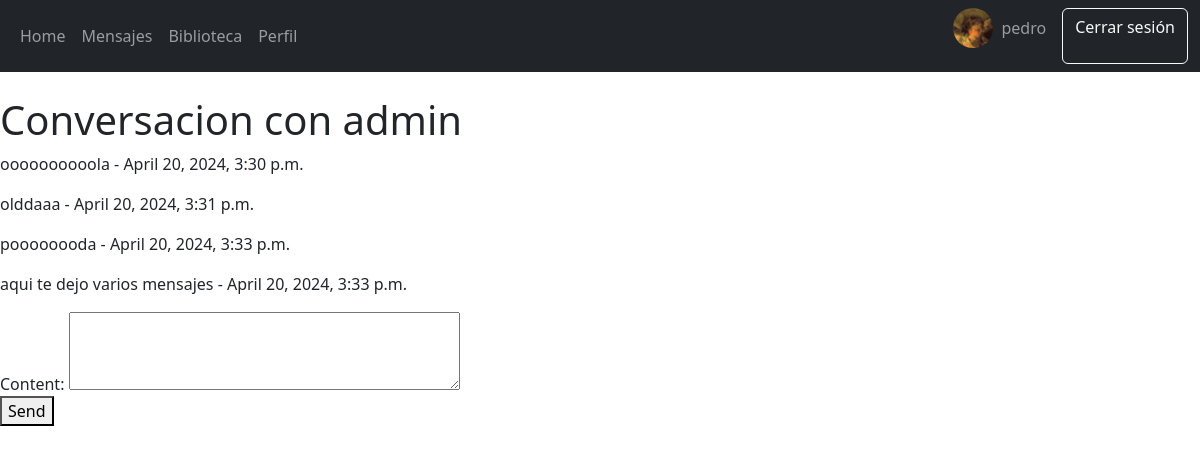
Screenshot of /conversation/1/ (signed in) with the database file from the repository.
### posts/models.py (models this page shows, shortened)
class Message(models.Model):
    sender = models.ForeignKey(User, related_name='sent_messages', on_delete=models.CASCADE)
    recipient = models.ForeignKey(User, related_name='received_messages', on_delete=models.CASCADE)
    timestamp = models.DateTimeField(auto_now_add=True)
    content = models.TextField()

### posts/views.py (the view)
# urls.py: path('conversation/<int:recipient_id>/', views.conversation_detail, name='conversation_detail'),
@login_required
def conversation_detail(request, recipient_id):
    recipient = get_object_or_404(User, id=recipient_id)
    messages_sent_by_user_to_recipient = Message.objects.filter(sender=request.user, recipient=recipient)
    messages_received_by_user_from_recipient = Message.objects.filter(sender=recipient, recipient=request.user)
    all_messages = messages_sent_by_user_to_recipient | messages_received_by_user_from_recipient
    messages = all_messages.order_by('timestamp')
    form = MessageForm()
    return render(request, 'messages/conversation_detail.html', {'messages': messages, 'recipient': recipient, 'form': form})

### posts/forms.py
class MessageForm(forms.Form):
    content = forms.CharField(widget=forms.Textarea(attrs={'rows': 3}))

### templates/messages/conversation_detail.html (shortened to what this page needs)
{% load static %}
<!doctype html>
<html lang="en" data-bs-theme="auto">
  <head><script src="/docs/5.3/assets/js/color-modes.js"></script>
    <link rel="stylesheet" href="https://cdn.jsdelivr.net/npm/@docsearch/css@3">
<link href="{% static 'css/bootstrap.min.css' %}" rel="stylesheet">
<nav class="navbar navbar-expand-md navbar-dark bg-dark mb-4">
  <div class="container-fluid">
    <div class="collapse navbar-collapse" id="navbarCollapse">
      <ul class="navbar-nav me-auto mb-2 mb-md-0">
        <li class="nav-item">
          <a class="nav-link" aria-current="page" href="{% url 'index' %}">Home</a>
        </li>
        <li class="nav-item">
          <a class="nav-link" href="{% url 'message_list' %}">Mensajes</a>
        </li>
        <li class="nav-item">
          <a class="nav-link" href="{% url 'library' %}">Biblioteca</a>
        </li>
        <li class="nav-item">
          <a class="nav-link" href="{% url 'profile' %}">Perfil</a>
        </li>
      </ul>
      <form class="d-flex">
        {% if user.is_authenticated %}
        <img src="{% url 'serve_profile_image' user.id %}" alt="Imagen de perfil" class="rounded-circle me-2" style="width: 40px; height: 40px;">
          <p class="navbar-text me-3">{{ user.username }}</p>
          <a href="{% url 'logout' %}" class="btn btn-outline-light">Cerrar sesión</a>
        {% else %}
          <a href="{% url 'login' %}" class="btn btn-outline-light">Iniciar sesión</a>
        {% endif %}
      </form>
    </div>
  </div>
</nav>
<h1>Conversacion con {{ recipient.username }}</h1>
{% for message in messages %}
    <p>{{ message.content }} - {{ message.timestamp }}</p>
{% endfor %}
<form method="post" action="{% url 'send_message' recipient_id=recipient.id %}">
    {{ form }}
    <button type="submit">Send</button>
</form>

### rows the page displays
Message: content "oooooooooola", timestamp "April 20, 2024, 3:30 p.m."
Message: content "olddaaa", timestamp "April 20, 2024, 3:31 p.m."
Message: content "poooooooda", timestamp "April 20, 2024, 3:33 p.m."
Message: content "aqui te dejo varios mensajes", timestamp "April 20, 2024, 3:33 p.m."

### other values shown
{{ user.username }} "pedro"
{{ recipient.username }} "admin"
